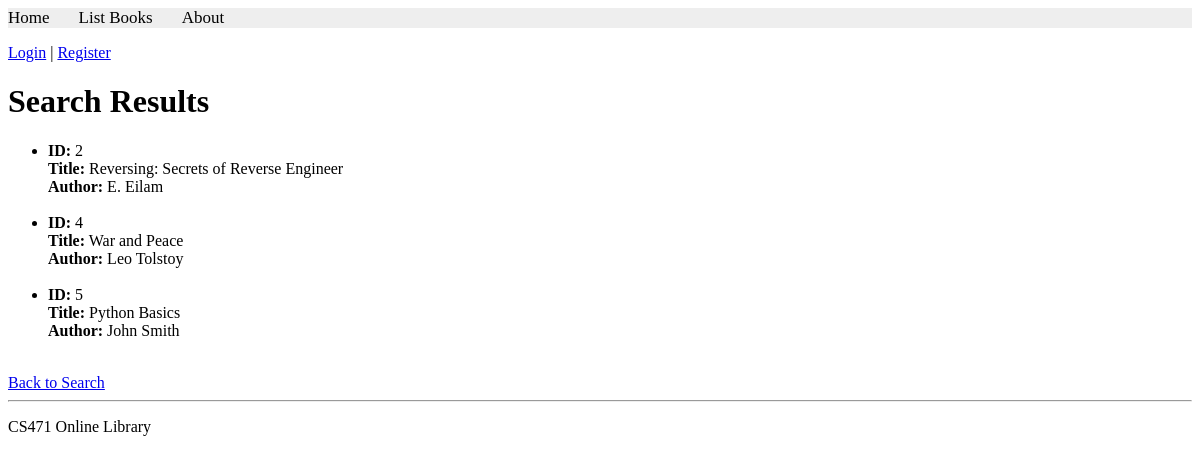
The page /books/lab8/task3 on the database as committed earlier.
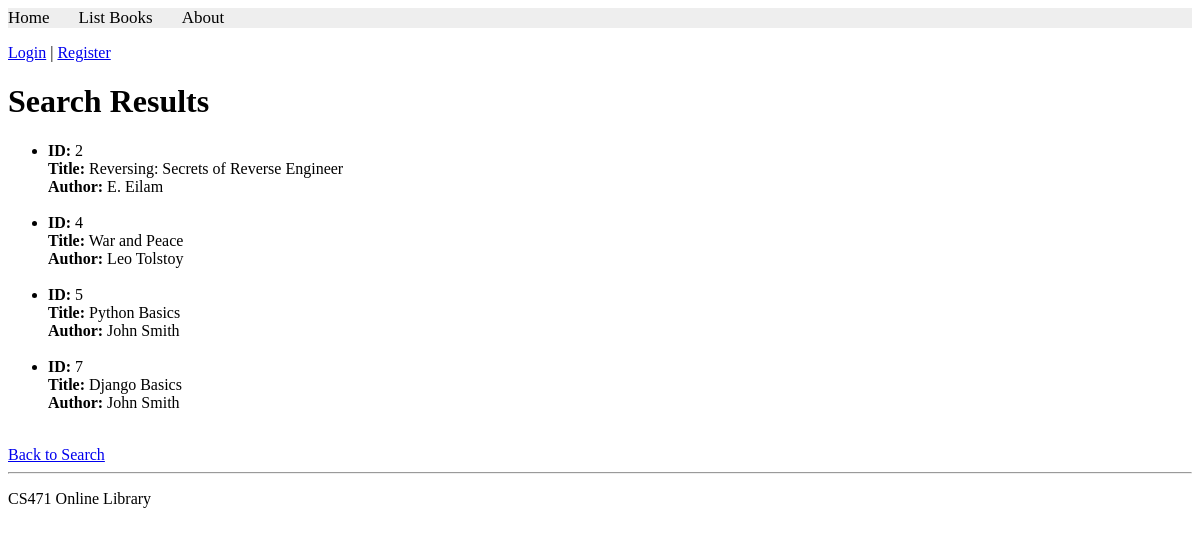
The same page on the database as committed later.
### apps/bookmodule/models.py (models this page shows, shortened)
class Book(models.Model):
    title = models.CharField(max_length=50)
    author = models.CharField(max_length=50)
    price = models.FloatField(default=0.0)
    edition = models.SmallIntegerField(default=1)

### apps/bookmodule/views.py (the view)
# urls.py: path('lab8/task3', views.lab8_task3, name='books.lab8_task3'),
def lab8_task3(request):
    books = Book.objects.filter(
        ~Q(edition__gt=3) &
        ~Q(title__icontains='co') &
        ~Q(author__icontains='co')
    )
    return render(request, 'bookmodule/bookList.html', {'books': books})

### apps/templates/bookmodule/bookList.html (shortened to what this page needs)
{% extends "layouts/base.html" %}
{% block content %}
<h1>Search Results</h1>
{% if books %}
    <ul>
        {% for book in books %}
            <li>
                <strong>ID:</strong> {{ book.id }}<br>
                <strong>Title:</strong> {{ book.title }}<br>
                <strong>Author:</strong> {{ book.author }}
            </li>
            <br>
        {% endfor %}
    </ul>
{% else %}
    <p>No books found.</p>
{% endif %}
<a href="{% url 'books.search' %}">Back to Search</a>
{% endblock content %}

Rows that differ between the two databases and show on the page:
added Book: id "7", title "Django Basics", author "John Smith"
